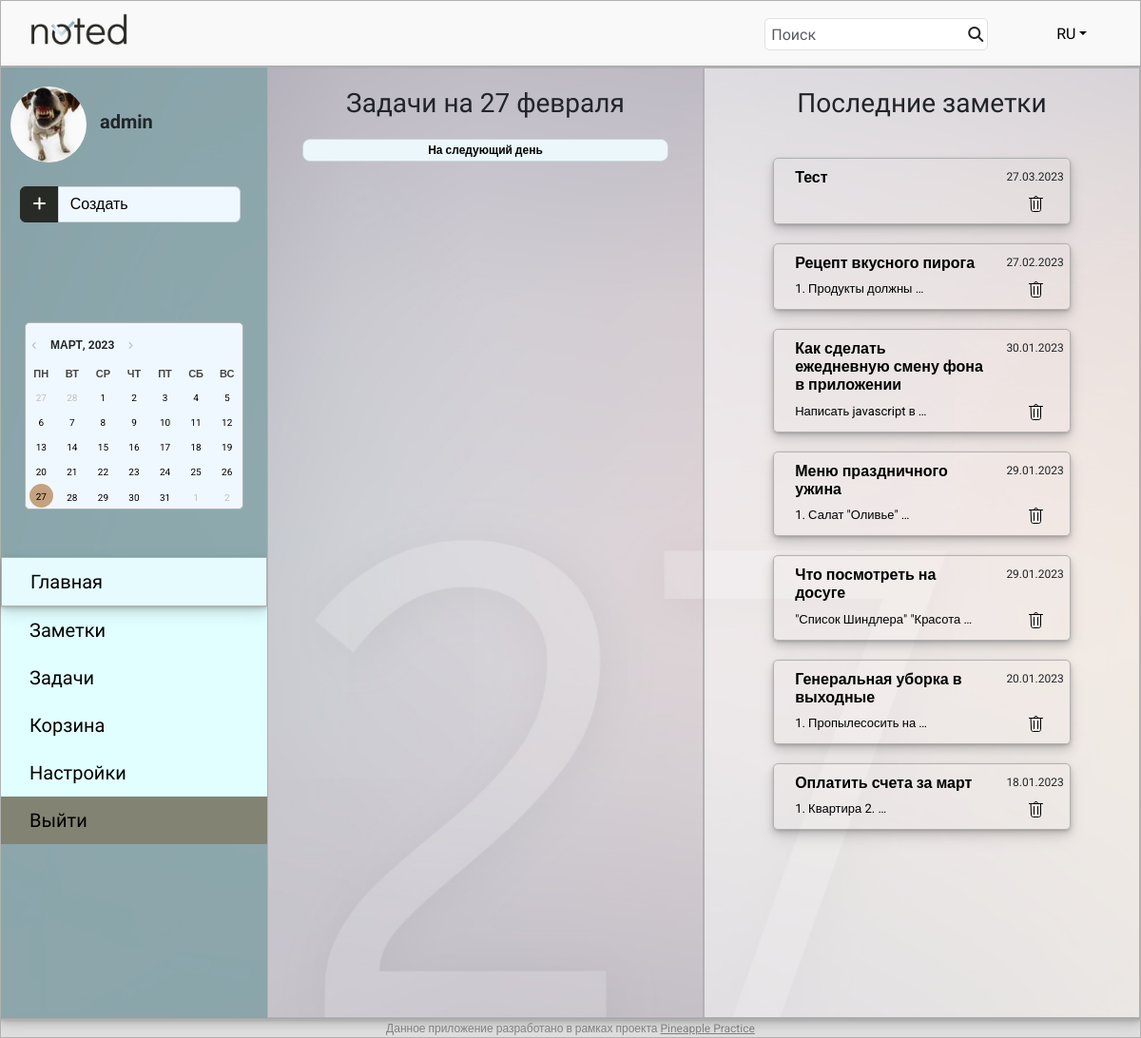
/main/27-02-2023/ (signed in), run on the app's committed database.
### notes/models.py (models this page shows, shortened)
class UserProfile(models.Model):
    user = models.OneToOneField(User, on_delete=models.CASCADE)
    avatar = models.ImageField(default='/avatars/user_male_circle_icon.svg',
                               upload_to='avatars')

class Note(models.Model):
    note_title = models.CharField(max_length=250)
    note_text = models.TextField()
    note_time = models.DateField()
    note_author = models.ForeignKey(User, on_delete=models.CASCADE)
    note_trash = models.BooleanField(default=False)
    note_file = models.FileField(null=True, blank=True, upload_to='documents')

### notes/views.py (the view)
# urls.py: path('<date:date>/', main_page_date, name='date_notes'),
@login_required
def main_page_date(request, date):
    user = request.user
    next_date = date + datetime.timedelta(days=1)
    tasks_active = Task.objects.filter(task_time=date, task_author=user, task_deleted=False, task_priority=False, task_trash=False)
    tasks_deleted = Task.objects.filter(task_time=date, task_author=user, task_deleted=True, task_trash=False)
    tasks_important = Task.objects.filter(task_time=date, task_author=user, task_deleted=False, task_priority=True, task_trash=False)
    notes = Note.objects.filter(note_author=user, note_trash=False).order_by('-note_time')
    month_list = ['января', 'февраля', 'марта', 'апреля', 'мая', 'июня',
                  'июля', 'августа', 'сентября', 'октября', 'ноября', 'декабря']
    date = f'{date.day} {month_list[int(date.month) - 1]}'
    return render(request, 'main2.html', context={'today_tasks': tasks_active, 'tasks_deleted': tasks_deleted,
                                                  'tasks_important': tasks_important, 'notes': notes, 'date': date,
                                                  'next_date': next_date})

### notes/path_converters.py (called while the page is built)
    def to_python(self, value: str):
        return datetime.strptime(value, '%d-%m-%Y').date()

    def to_url(self, value: date):
        return value.strftime('%d-%m-%Y')

### templates/main2.html (shortened to what this page needs)
{% extends "default.html" %}
{% block content %}
    <div class="container-xxl main-main">
        <div class="row">
            <div class="col-auto col-2 sidebar" style="width: 280px;">
                <div class="ava">
                    <img src="{{ request.user.userprofile.avatar.url }}" alt="Avatar" width="80" height="80" class="rounded-circle">
                    <span class="username">{{ request.user }}</span>
                </div>
                <div class="input-group dropdown">
                    <button type="button" class="btn btn-primary dropdown-toggle" id="dropdownMenuButton1" data-bs-toggle="dropdown" aria-expanded="false" style="background: #282A25; border-color: #282A25; width: 17%;">
                        <i class="fas fa-plus" aria-hidden="true"></i>
                    </button>
                    <button type="button" class="btn btn-primary" style="background: #f0f8ff; color: black; border: 1px solid #ced4da; width: 80%; text-align: left;">Создать</button>
                </div>
                <div class="calendar-wrapper">
                    <button id="btnPrev" type="button" style="margin-top: 15px;"></button>
                    <h6 id="headCal"></h6>
                    <button id="btnNext" type="button"></button>
                    <div id="divCal"></div>
                </div>
                <div class="nav-list">
                    <ul style="list-style-type: none;">
                        <li class="current_page"><a href="{% url 'main' %}">Главная</a></li>
                        <li><a href="{% url 'notes' %}">Заметки</a></li>
                        <li><a href="{% url 'tasks' %}">Задачи</a></li>
                        <li><a href="{% url 'trash' %}">Корзина</a></li>
                        <li><a href="{% url 'user_settings' %}">Настройки</a></li>
                        <li style="background: rgba(108, 100, 81, 0.8);"><a href="{% url 'logout' %}">Выйти</a></li>
                    </ul>
                </div>
            </div>
            <div class="col" id="tasks-notes">
                <div class="row">
                    <div class="col-6 tasks">
                        <h3 style="text-align: center; font-family: 'Didact Gothic', sans-serif; margin-top: 20px; margin-bottom: 20px;">Задачи на {{ date }}</h3>
                        <div class="col-10 offset-1">
                            <div class="next-button">
                            <button type="button" class="btn btn-primary"><a href="{% url 'date_notes' next_date %}">На следующий день</a></button>
                            </div>
                        </div>
                    </div>
                    <div class="col-6 notes" style="background: rgba(255, 255, 255, 0.5);">
                        <h3 style="text-align: center; font-family: 'Didact Gothic', sans-serif; margin-top: 20px; margin-bottom: 40px;">Последние заметки</h3>
                        <div class="col-8 offset-2 main-notes">
                        {% for note in notes %}
                            <div class="row note-block">
                                <div class="row">
                                    <div class="col-10">
                                        <a href="{% url 'note_details' note.id %}"><h6><b>{{ note.note_title }}</b></h6></a>
                                    </div>
                                    <div class="col-2 ms-auto note_date">
                                        {{ note.note_time | date:"j.m.Y" }}
                                    </div>
                                </div>
                                <div class="row align-items-start">
                                    <div class="col-10">
                                        <a href="{% url 'note_details' note.id %}">{{ note.note_text | truncatewords:3 }}</a>
                                    </div>
                                    <div class="col-1 ms-auto">
                                        <a href="{% url 'note_delete' note.id %}?next={{ request.path }}">
                                            <img src="/static/images/icons/trash_icon.svg" />
                                        </a>
                                    </div>
                                </div>
                            </div>
                        {% endfor %}
                        </div>
                    </div>
                </div>
            </div>
        </div>
    </div>
{% endblock content %}

### static/css/styles.css (style rules this page uses)
body { font-family: 'Roboto', sans-serif; background: #E0E0E0; }
.main-main { border: 0.5px solid #b1b1b1; box-shadow: 0px 1px 2px rgba(0,0,0,0.1), 0px 2px 4px rgba(0,0,0,0.1), 0px 4px 8px rgba(0,0,0,0.1), 0px 8px 16px rgba(0,0,0,0.1); background: url(/static/images/bg-2.jpg) no-repeat center fixed; background-size: cover; }
.tasks, .notes { border: 0.5px solid #b1b1b1; height: 1000px; overflow-y: scroll; }
.tasks a, .main-notes a { color: black; text-decoration: none; }
.note-block { border: 0.5px solid #b1b1b1; font-size: 13px; margin-top: 20px; margin-bottom: 20px; border-radius: 5px; padding: 10px; box-shadow: 0px 1px 2px rgba(0,0,0,0.1), 0px 2px 4px rgba(0,0,0,0.1), 0px 4px 8px rgba(0,0,0,0.1), 0px 8px 16px rgba(0,0,0,0.1); }
.note_date { font-size: 12px; }
.next-button { margin-left: -12px; margin-right: -12px; }
.next-button button { width: 100%; font-size: 12px; font-weight: 600; background: rgba(236, 247, 251, 1); border: 1px solid #ced4da; border-radius: 8px; padding-top: 2px; padding-bottom: 2px; }
.calendar-wrapper { margin: 100px 25px 0px 25px; border: 0.5px solid #b1b1b1; border-radius: 5px; background: #f0f8ff; }
#divCal { margin-top: 10px; }
#headCal { margin: 0px 0px; text-transform: uppercase; font-size: 12px; display: inline; font-weight: 700; }
#btnPrev:before { content: '\f104'; font-family: FontAwesome; padding-right: 4px; }
#btnNext:after { content: '\f105'; font-family: FontAwesome; padding-left: 4px; }
#btnPrev, #btnNext { background: transparent; border: none; outline: none; font-size: 0.6em; color: #c0c0c0; cursor: pointer; transition: all 0.3s ease; }
.sidebar { background: rgba(126, 159, 164, 0.8); padding: 0px; }
.ava { margin-top: 20px; margin-bottom: 20px; padding: 0px 10px; }
.username { padding-left: 10px; font-weight: 600; font-size: 20px; font-family: 'Didact Gothic', sans-serif; }
.input-group { padding: 5px 20px 5px 20px; }
#dropdownMenuButton1::after { content: none; }
.nav-list { font-family: 'Didact Gothic', sans-serif; font-size: 20px; background: #E2FFFF; margin-left: 0px; margin-right: 0px; margin-top: 50px; }
.nav-list ul { padding-left: 0px; }
.nav-list li { padding-top: 10px; padding-bottom: 10px; padding-left: 30px; }
.nav-list a { color: black; text-decoration: none; test-align: center; }
.current_page { background: rgba(236, 247, 251, 0.5); border: 0.5px solid #b1b1b1; box-shadow: 0px 1px 2px rgba(0,0,0,0.1), 0px 2px 4px rgba(0,0,0,0.1), 0px 4px 8px rgba(0,0,0,0.1), 0px 8px 16px rgba(0,0,0,0.1); }

### data on the page
Note: note_title "Тест", note_time "27.03.2023"
Note: note_title "Рецепт вкусного пирога", note_time "27.02.2023", note_text "1. Продукты должны …"
Note: note_title "Как сделать ежедневную смену фона в приложении", note_time "30.01.2023", note_text "Написать javascript в …"
Note: note_title "Меню праздничного ужина", note_time "29.01.2023", note_text "1. Салат \"Оливье\" …"
Note: note_title "Что посмотреть на досуге", note_time "29.01.2023", note_text "\"Список Шиндлера\" \"Красота …"
Note: note_title "Генеральная уборка в выходные", note_time "20.01.2023", note_text "1. Пропылесосить на …"
Note: note_title "Оплатить счета за март", note_time "18.01.2023", note_text "1. Квартира 2. …"

### other printed values
{{ request.user }} "admin"
{{ date }} "27 февраля"
